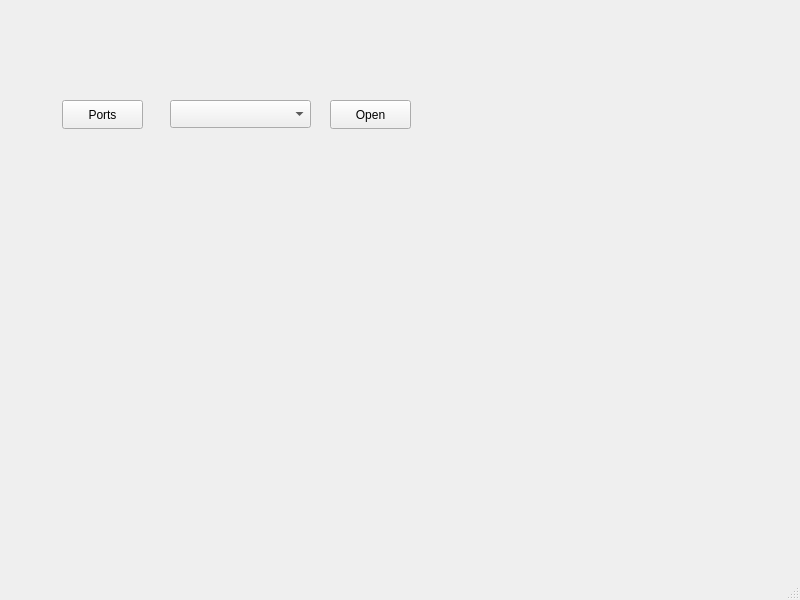
<?xml version="1.0" encoding="UTF-8"?>
<ui version="4.0">
 <class>MainWindow</class>
 <widget class="QMainWindow" name="MainWindow">
  <property name="geometry">
   <rect>
    <x>0</x>
    <y>0</y>
    <width>800</width>
    <height>600</height>
   </rect>
  </property>
  <property name="windowTitle">
   <string>MainWindow</string>
  </property>
  <widget class="QWidget" name="centralwidget">
   <widget class="QPushButton" name="btnPortsInfo">
    <property name="geometry">
     <rect>
      <x>62</x>
      <y>100</y>
      <width>81</width>
      <height>29</height>
     </rect>
    </property>
    <property name="text">
     <string>Ports</string>
    </property>
   </widget>
   <widget class="QComboBox" name="cmbPorts">
    <property name="geometry">
     <rect>
      <x>170</x>
      <y>100</y>
      <width>141</width>
      <height>28</height>
     </rect>
    </property>
   </widget>
   <widget class="QPushButton" name="btnOpenPort">
    <property name="geometry">
     <rect>
      <x>330</x>
      <y>100</y>
      <width>81</width>
      <height>29</height>
     </rect>
    </property>
    <property name="text">
     <string>Open</string>
    </property>
   </widget>
  </widget>
  <widget class="QMenuBar" name="menubar">
   <property name="geometry">
    <rect>
     <x>0</x>
     <y>0</y>
     <width>800</width>
     <height>25</height>
    </rect>
   </property>
  </widget>
  <widget class="QStatusBar" name="statusbar"/>
 </widget>
 <resources/>
 <connections/>
</ui>
